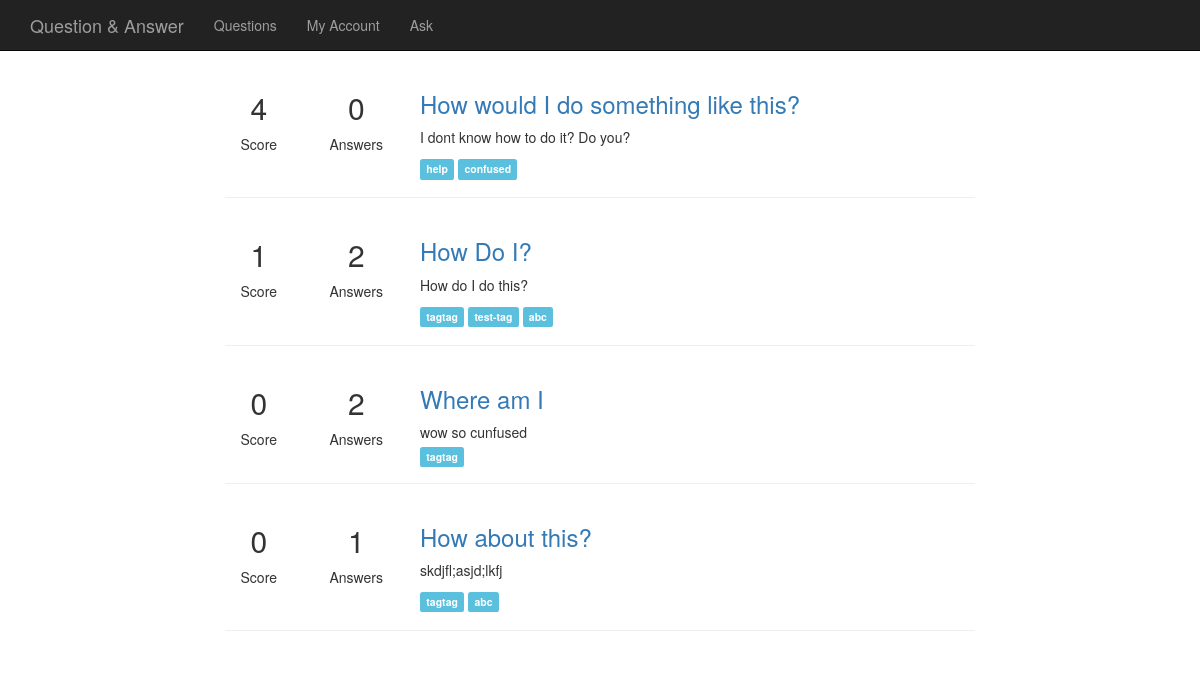
Screenshot of /questions/ with the database file from the repository.
### question_answer/models.py (models this page shows, shortened)
class Question(models.Model):
    question_name = models.CharField(max_length=200)
    question_text = models.CharField(max_length=512)
    score = models.IntegerField(default=0)
    pub_date = models.DateTimeField()
    tags = models.ManyToManyField(Tag)

class Tag(models.Model):
    tag_name = models.CharField(max_length=16)

### question_answer/views.py (the view)
def index (request):
    question_list = Question.objects.order_by('-score')[:10]
    template = loader.get_template("question_answer/index.html")
    context = RequestContext(request, {'question_list': question_list,})
    return HttpResponse(template.render(context))

### question_answer/templates/question_answer/index.html (shortened to what this page needs)
{% extends 'question_answer/base.html' %}
{% block content %}
{% for question in question_list %}
        <div class="row">
            <div class="col-md-3 text-center">
                <div class="row">
                    <div class="col-md-6 text-center">
                        <h2>{{ question.score }}</h2>
                        <p>Score</p>
                    </div>
                    <div class="col-md-6 text-center">
                        <h2>{{ question.answer_set.count }}</h2>
                        <p>Answers</p>
                    </div>
                </div>
            </div>
            <div class="col-md-9">
                <h3><a href="{% url 'questions:detail' question.id %}">{{ question.question_name }}</a></h3>
                <p>{{ question.question_text }}</p>
                {% for tag in question.tags.all %}
                <a href="{% url 'questions:tag' tag.id %}" class="label label-info">{{ tag.tag_name }}</a>
                {% endfor %}
            </div>
        </div>
        <hr>
{% endfor %}
{% endblock %}

### rows the page displays
Question: score "4", answer_set.count "0", question_name "How would I do something like this?", question_text "I dont know how to do it? Do you?"
Tag: tag_name "help"
Tag: tag_name "confused"
Question: score "1", answer_set.count "2", question_name "How Do I?", question_text "How do I do this?"
Tag: tag_name "tagtag"
Tag: tag_name "test-tag"
Tag: tag_name "abc"
Question: score "0", answer_set.count "2", question_name "Where am I", question_text "wow so cunfused"
Question: score "0", answer_set.count "1", question_name "How about this?", question_text "skdjfl;asjd;lkfj"
